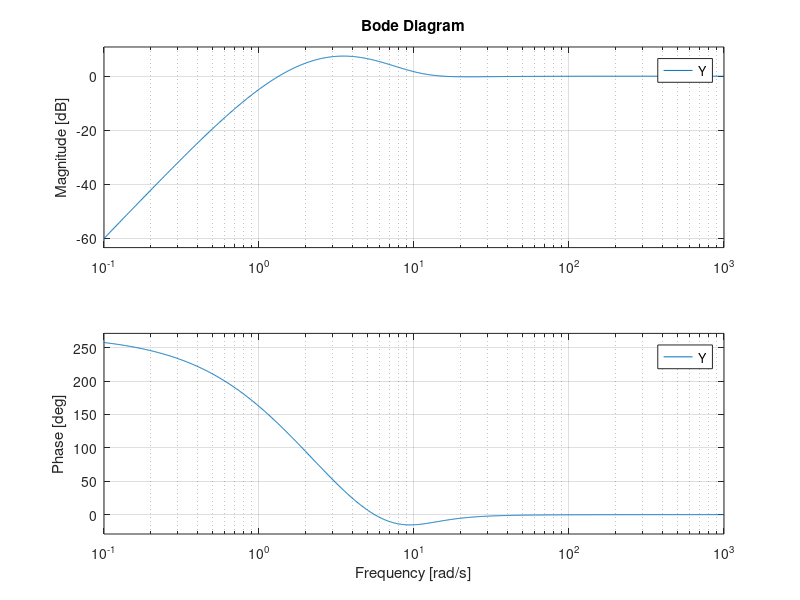

Write MATLAB code to recreate this figure.
clear all
close all
clc
s = tf('s');

%Gp
Gp = (s+1)/(s*s*s)

wn = 10.95;
zeta = 0.707;

C=2;
D=3;
E=4;
F=5;
K=C*D*E*F/(wn*wn);

%Y
Y = zpk(minreal(K*s*s*s*(s^2+2*zeta*wn*s+wn^2)/((s+C)*(s+D)*(s+E)*(s+F)*(s+1))))

%T
T = zpk(minreal(Y*Gp))

%S
S = zpk(minreal(1 - T))

bode(Y)